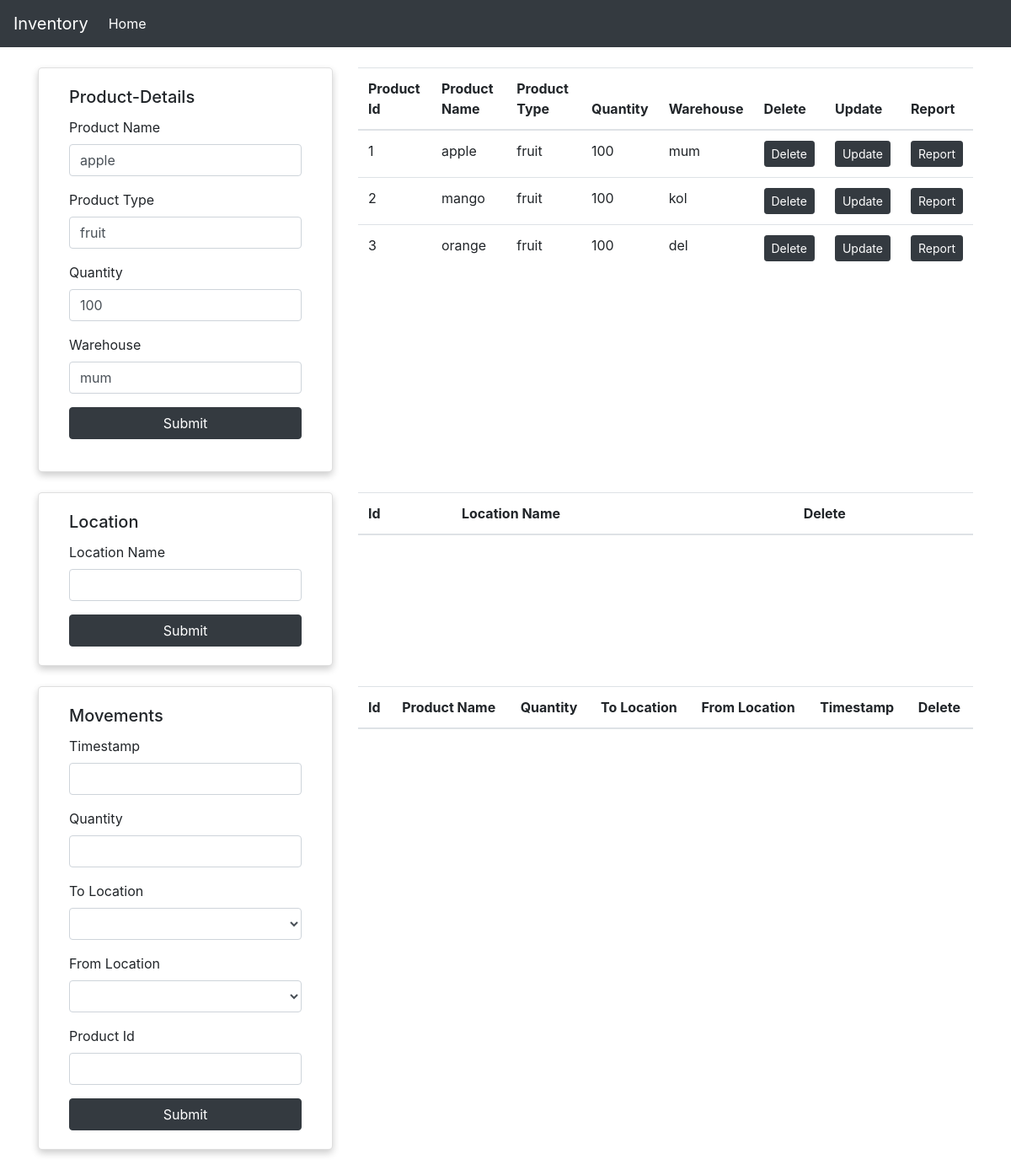
Page /update_product/1 on the committed database.
### app.py (models this page shows)
class Product(db.Model):
    id = db.Column(db.Integer,primary_key=True, autoincrement=True)
    product_name = db.Column(db.String(200))
    product_type = db.Column(db.String(200))
    quantity = db.Column(db.String(200))
    warehouse = db.Column(db.String(200))
    movements = db.relationship('Movement', backref="user2")

### app.py (the view)
@app.route('/update_product/<int:id>',methods=["GET","POST"])
def update_product(id):
    user = Product.query.get_or_404(id)
    if request.method == 'POST':
        user.id = request.form['id']
        user.product_name = request.form['product_name']
        user.product_type = request.form['product_type']
        user.quantity = request.form['quantity']
        user.warehouse = request.form['warehouse']
        db.session.commit()
        return redirect('/')
    else:
        user1s = Product.query.all()
        page ='updatehome'
        return render_template('home.html',page=page,user1s=user1s,user=user)

### templates/home.html (shortened to what this page needs)
{% extends 'index.html' %}
{% block content %}
<br>
<div class="row">
    <div class="col-lg-4">
        <div class="card" >
            <div class="card-body">
                <h5 class="card-title">Product-Details</h5>
                {% if page == 'updatehome' %}
                <form action="/update_product/{{user.id}}" method="POST" class="form-group">
                {% endif %}
                    <div class="form-group">
                        <label for="">Product Name</label>
                        <input type="text" name="product_name" class="form-control" value={{user.product_name}}>
                    </div>
                    <div class="form-group">
                        <label for="">Product Type</label>
                        <input type="text" name="product_type" class="form-control" value={{user.product_type}}>
                    </div>
                    <div class="form-group">
                        <label for="">Quantity</label>
                        <input type="text" name="quantity" class="form-control" value={{user.quantity}}>
                    </div>
                    <div class="form-group">
                        <label for="">Warehouse</label>
                        <input type="text" name="warehouse" class="form-control" value={{user.warehouse}}>
                    </div>
                    <button class="btn btn-block btn-dark">Submit</button>
                </form>
            </div>
        </div>
    </div>
    <div class="col-lg-8">
        <table class="table">
            <thead>
                <th>Product Id</th>
                <th>Product Name</th>
                <th>Product Type</th>
                <th>Quantity</th>
                <th>Warehouse</th>
                <th>Delete</th>
                <th>Update</th>
                <th>Report</th>
            </thead>
            <tbody>
                {% for i in user1s %}
                <tr>
                    <td>{{ i.id }}</td>
                    <td>{{ i.product_name }}</td>
                    <td>{{ i.product_type }}</td>
                    <td>{{ i.quantity }}</td>
                    <td>{{ i.warehouse }}</td>
                    <td>
                        <a href='/delete_product/{{i.id}}' class="btn btn-sm btn-dark">Delete</a>
                    </td>
                    <td>
                        <a href='/update_product/{{i.id}}' class="btn btn-sm btn-dark">Update</a>
                    </td>
                    <td>
                        <a href='/report/{{i.id}}' class="btn btn-sm btn-dark">Report</a>
                    </td>
                </tr>
                {% endfor %}
            </tbody>
        </table>
    </div>
</div>
<br>
<div class="row">
    <div class="col-lg-4">
        <div class="card" >
            <div class="card-body">
                <h5 class="card-title">Location</h5>
                <form method="POST" action="/add_location">
                    <div class="form-group">
                        <label for="">Location Name</label>
                        <input type="text" name="location_name" class="form-control" >
                    </div>
                    <button class="btn btn-block btn-dark">Submit</button>
                </form>
            </div>
        </div>
    </div>
    <div class="col-lg-8">
        <table class="table">
            <thead>
                <th>Id</th>
                <th>Location Name</th>
                <th>Delete</th>
            </thead>
        </table>
    </div>
</div>
<br>
<div class="row">
    <div class="col-lg-4">
        <div class="card" >
            <div class="card-body">
                <h5 class="card-title">Movements</h5>
                <form method="POST" action="/add_movement">
                    <div class="form-group">
                        <label for="">Timestamp</label>
                        <input type="text" name="timestamp" class="form-control" >
                    </div>
                    <div class="form-group">
                        <label for="">Quantity</label>
                        <input type="text" name="quantity" class="form-control" >
                    </div>
                    <div class="form-group">
                        <label for="">To Location</label>
                        <select class="form-control" name="to_location" id="to_location">
                        </select>
                    </div>
                    <div class="form-group">
                        <label for="">From Location</label>
                        <select class="form-control" name="from_location" id="from_location">
                        </select>
                    </div>
                    <div class="form-group">
                        <label for="">Product Id</label>
                        <input type="text" name="product_id" class="form-control" >
                    </div>
                    <button class="btn btn-block btn-dark">Submit</button>
                </form>
            </div>
        </div>
    </div>
    <div class="col-lg-8">
        <table class="table">
            <thead>
                <th>Id</th>
                <th>Product Name</th>
                <th>Quantity</th>
                <th>To Location</th>
                <th>From Location</th>
                <th>Timestamp</th>
                <th>Delete</th>
            </thead>
        </table>
    </div>
</div>
<br>
{% endblock %}

### Include/css/style.css (style rules this page uses)
.card { box-shadow: 0 4px 8px 0 rgba(0,0,0,0.2); transition: 0.3s; border-radius: 5px; padding: 2px 16px; }

### rows in the picture
Product: product_name "apple", product_type "fruit", quantity "100", warehouse "mum", id "1"
Product: id "2", product_name "mango", product_type "fruit", quantity "100", warehouse "kol"
Product: id "3", product_name "orange", product_type "fruit", quantity "100", warehouse "del"
